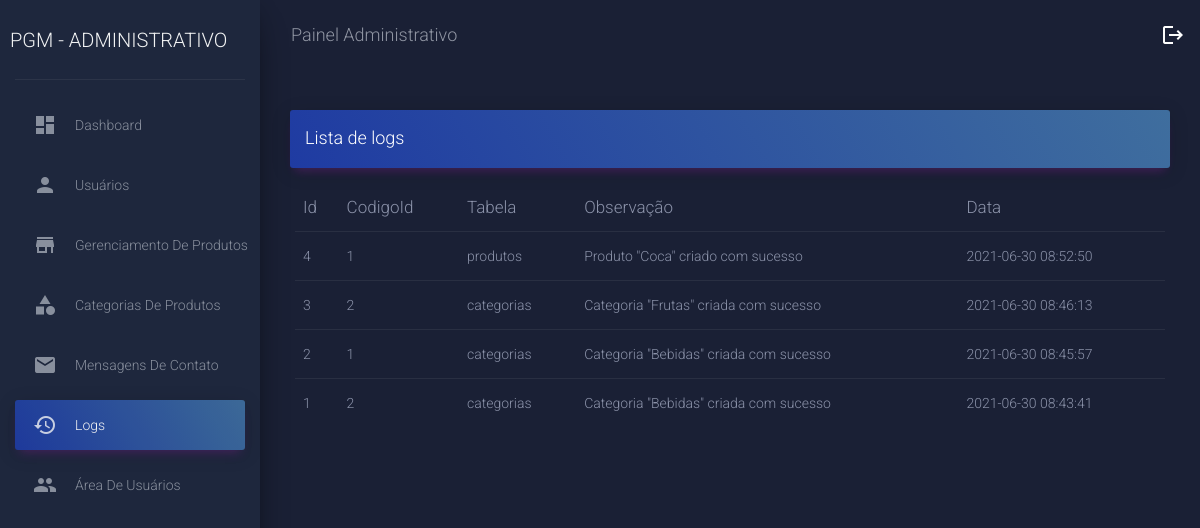
/paginas/logs/index.php (signed in), run on the app's committed database.
### tables this page shows
CREATE TABLE `logs` (
  `id` int(11) NOT NULL,
  `codigoid` int(11) NOT NULL,
  `tabela` varchar(50) NOT NULL,
  `observacao` varchar(250) NOT NULL,
  `data` datetime NOT NULL
);

### class/Log.class.php (called while the page is built, shortened)
<?php
class Log
{
    public function listAll()
    {
        global $pdo;
        $query = 'SELECT * FROM logs';
        $stmt = $pdo->prepare($query);
        $stmt->execute();
        while ($row = $stmt->fetch(PDO::FETCH_ASSOC)) {
            $log['id'] = $row['id'];
            $log['codigoid'] = $row['codigoid'];
            $log['tabela'] = $row['tabela'];
            $log['observacao'] = $row['observacao'];
            $log['data'] = $row['data'];
            $logs[] = $log;
        }
        if(isset($logs)) return $logs;
    }
}
?>

### paginas/logs/index.php (the view, shortened to what this page needs)
<?php
require('../../bd/conexao.php');
require('../../class/Log.class.php');
?>
<!doctype html>
<html lang="br">
<head>
  <link href="../../assets/css/material-dashboard.css?v=2.1.0" rel="stylesheet" />
</head>
<body class="dark-edition">
  <div class="wrapper ">
    <div class="sidebar" data-color="purple" data-background-color="black">
      <div class="logo">
        <a class="simple-text logo-normal">
          <p>PGM - Administrativo</p>
        </a>
      </div>
      <div class="sidebar-wrapper">
        <ul class="nav">
          <li class="nav-item">
            <a class="nav-link" href="../area_restrita.php">
              <i class="material-icons">dashboard</i>
              <p>Dashboard</p>
            </a>
          </li>
          <li class="nav-item">
            <a class="nav-link" href="../usuarios">
              <i class="material-icons">person</i>
              <p>Usuários</p>
            </a>
          </li>
          <li class="nav-item">
            <a href="../produtos" class="nav-link">
              <i class="material-icons">store</i>
              <p>Gerenciamento de Produtos</p>
            </a>
          </li>
          <li class="nav-item">
            <a href="../categorias" class="nav-link">
              <i class="material-icons">category</i>
              <p>Categorias de Produtos</p>
            </a>
          </li>
          <li class="nav-item">
            <a class="nav-link" href="../contato/tabela.php">
              <i class="material-icons">email</i>
              <p>Mensagens de Contato</p>
            </a>
          </li>
          <li class="nav-item active">
            <a class="nav-link" href="javascript:void(0)">
              <i class="material-icons">history</i>
              <p>Logs</p>
            </a>
          </li>
          <li class="nav-item">
            <a class="nav-link" href="../inicio.php">
              <i class="material-icons">people</i>
              <p>Área de Usuários</p>
            </a>
          </li>
        </ul>
      </div>
    </div>
    <div class="main-panel">
      <nav class="navbar navbar-expand-lg navbar-transparent navbar-absolute fixed-top ">
        <div class="container-fluid">
          <div class="navbar-wrapper">
            <a class="navbar-brand">Painel Administrativo</a>
          </div>
          <div class="justify-content-end">
            <a href="../login/limpar_sessao.php"><i class="material-icons">logout</i></a>
          </div>
        </div>
      </nav>
      <div class="content">
        <div class="container-fluid">
        <div class="row">
            <div class="col-md-12">
              <div class="card card-plain">
                <div class="card-header card-header-primary">
                  <h4 class="card-title mt-0"> Lista de logs</h4>
                </div>
                <div class="card-body">
                  <div class="table-responsive">
                    <table class="table table-hover">
                      <thead class="">
                        <tr>
                            <th>Id</th>
                            <th>CodigoId</th>
                            <th>Tabela</th>
                            <th>Observação</th>
                            <th>Data</th>
                        </tr>
                      </thead>
                      <tbody>
                      <?php
                        $l = new Log();
                        $logs = $l->listAll();
                        if(isset($logs)) {
                          for ($i = count($logs)-1; $i >=0; $i--) {
                              echo '<tr>';
                              echo '<td>'.$logs[$i]['id'].'</td>';
                              echo '<td>'.$logs[$i]['codigoid'].'</td>';
                              echo '<td>'.$logs[$i]['tabela'].'</td>';
                              echo '<td>'.$logs[$i]['observacao'].'</td>';
                              echo '<td>'.$logs[$i]['data'].'</td>';
                              echo '</tr>';
                          }
                        } else echo 'Sem registros encontrados'
                      ?>
                      </tbody>
                    </table>
                  </div>
                </div>
              </div>
            </div>
          </div>
        </div>
      </div>
    </div>
  </div>
</body>
</html>

### data on the page
logs: id "4", codigoid "1", tabela "produtos", observacao "Produto \"Coca\" criado com sucesso", data "2021-06-30 08:52:50"
logs: id "3", codigoid "2", tabela "categorias", observacao "Categoria \"Frutas\" criada com sucesso", data "2021-06-30 08:46:13"
logs: id "2", codigoid "1", tabela "categorias", observacao "Categoria \"Bebidas\" criada com sucesso", data "2021-06-30 08:45:57"
logs: id "1", codigoid "2", tabela "categorias", observacao "Categoria \"Bebidas\" criada com sucesso", data "2021-06-30 08:43:41"
